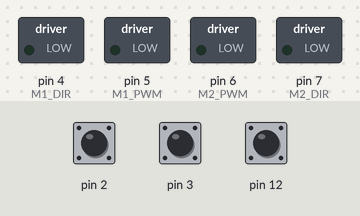
Bench run of a sketch on a simulated Arduino Uno, built with avr-gcc and run on an emulated ATmega328P. Shown: switched loads named in the sketch (green lamp = pin HIGH). The test bench sets the inputs (shaded band); at power-on: pin 12 HIGH, pin 2 HIGH, pin 3 HIGH.

Above: at 1.2 s.
1.3 s: pin 12 pulled LOW for 0.15 s
At 2.0 s:
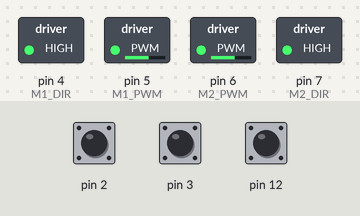
Timing chart, 0 to 4.3 s (numbered marks = the images above; inputs shaded):
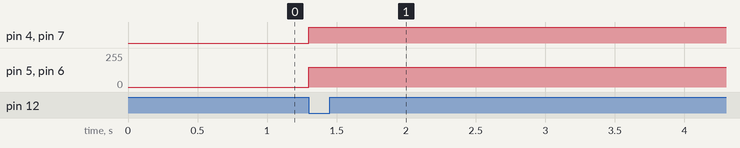

Measured:
- after the input at 1.3 s, pin 4 (M1_DIR), pin 7 (M2_DIR): LOW → HIGH at once; pin 5 (M1_PWM), pin 6 (M2_PWM): 0/255 → 150/255 at once

The sketch:

adv_task_4.ino
```cpp
/*
Омегабот должен при нажатии на кнопку на плате расширения начать движение вперед на 50 сантиметров,
затем повернуться на 90 градусов вправо и продолжить движение вперед на 50 сантиметров.
Робот будет продолжать движение, пока не повторит действие 4 раза (пока не проедет по траектории квадрата со стороной 50 сантиметров).
Перерыв между всеми действиями полсекунды. После чего робот должен остановиться.
*/

#define M1_DIR 4
#define M1_PWM 5
#define M2_DIR 7
#define M2_PWM 6
#define ENCODER_K_DIST 1
unsigned long EncoderCount1, EncoderCount2;
#define ENCODER_K_ANGLE 2.37
int ButtonRead(int ButtonPin)
{
  int Data = digitalRead(ButtonPin);
  if(ButtonPin == 12) Data = !Data;
  return Data;
}

int _1_a;
void InitEnc()
{
  pinMode(2, INPUT_PULLUP);
  pinMode(3, INPUT_PULLUP);
  attachInterrupt(0, nEncoder1, CHANGE);
  attachInterrupt(1, nEncoder2, CHANGE);
}

void nEncoder1()
{
  EncoderCount1++;
}

void nEncoder2()
{
  EncoderCount2++;
}

void Encoder1ToNull()
{
  EncoderCount1 = 0;
}

void Encoder2ToNull()
{
  EncoderCount2 = 0;
}

void EncodersToNull()
{
  EncoderCount1 = 0;
  EncoderCount2 = 0;
}

unsigned long GetDistanceFromEnc1()
{
  return (double)EncoderCount1 * (double)ENCODER_K_DIST;
}

unsigned long GetDistanceFromEnc2()
{
  return (double)EncoderCount2 * (double)ENCODER_K_DIST;
}


void InitMotors()
{
  pinMode(M1_DIR, OUTPUT);
  pinMode(M1_PWM, OUTPUT);
  pinMode(M2_DIR, OUTPUT);
  pinMode(M2_PWM, OUTPUT);
}

void Motors(int Speed1, int Speed2)
{
  if(Speed1 > 255) Speed1 = 255;
  if(Speed1 < -255) Speed1 = -255;
  if(Speed2 > 255) Speed2 = 255;
  if(Speed2 < -255) Speed2 = -255;

  if(Speed1 > 0)
  {
    digitalWrite(M1_DIR, 1);
    analogWrite(M1_PWM, Speed1);
  }
  else
  {
    digitalWrite(M1_DIR, 0);
    analogWrite(M1_PWM, -Speed1);
  }

  if(Speed2 > 0)
  {
    digitalWrite(M2_DIR, 1);
    analogWrite(M2_PWM, Speed2);
  }
  else
  {
    digitalWrite(M2_DIR, 0);
    analogWrite(M2_PWM, -Speed2);
  }
}

//Ехать вперед
void MoveForward(int Speed)
{
  Motors(Speed, Speed);
}

void Stop()
{
  Motors(0, 0);
}

void MoveForwardByEncoder(int Speed, unsigned long Distance)
{
  EncodersToNull();
  MoveForward(Speed);

  while(1)
  {
    if(GetDistanceFromEnc1() > Distance) break;
    if(GetDistanceFromEnc2() > Distance) break;
    Serial.print("1");
  }

  Stop();
}

unsigned long GetAngleFromEnc1()
{
  return (double)EncoderCount1 * (double)ENCODER_K_ANGLE;
}

unsigned long GetAngleFromEnc2()
{
  return (double)EncoderCount2 * (double)ENCODER_K_ANGLE;
}

void MoveRight(int Speed)
{
  Motors(-Speed, Speed);
}

void MoveRightByEncoder(int Speed, int Angle)
{
  EncodersToNull();
  MoveRight(Speed);

  while(1)
  {
    if(GetAngleFromEnc1() > Angle) break;
    if(GetAngleFromEnc2() > Angle) break;
    Serial.print("1");
  }

  Stop();
}


void setup()
{
  pinMode(12, INPUT_PULLUP);
  InitEnc();
  InitMotors();
}

void loop()
{
  if (ButtonRead(12))
  {
    for (_1_a=1; _1_a<= ( 4 ); ++_1_a )
    {
      MoveForwardByEncoder(150, 50);
      delay( 500 );
      MoveRightByEncoder(150, 90);
      delay( 500 );
    }
  }
}
```
